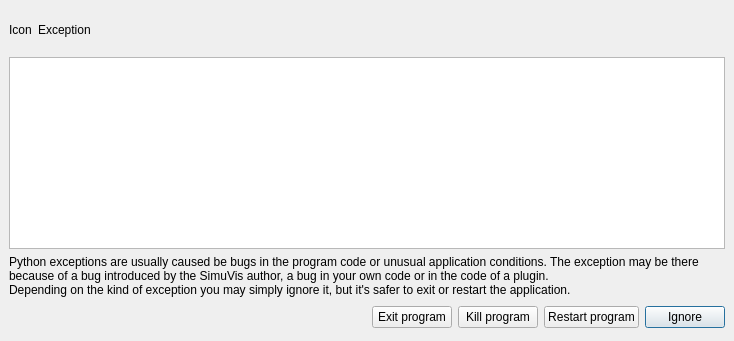
<ui version="4.0" >
 <author></author>
 <comment></comment>
 <exportmacro></exportmacro>
 <class>ExceptionDialog</class>
 <widget class="QDialog" name="ExceptionDialog" >
  <property name="geometry" >
   <rect>
    <x>0</x>
    <y>0</y>
    <width>734</width>
    <height>341</height>
   </rect>
  </property>
  <property name="windowTitle" >
   <string>Python Exception</string>
  </property>
  <property name="sizeGripEnabled" >
   <bool>false</bool>
  </property>
  <property name="modal" >
   <bool>true</bool>
  </property>
  <layout class="QVBoxLayout" >
   <property name="margin" >
    <number>9</number>
   </property>
   <property name="spacing" >
    <number>6</number>
   </property>
   <item>
    <layout class="QHBoxLayout" >
     <property name="margin" >
      <number>0</number>
     </property>
     <property name="spacing" >
      <number>6</number>
     </property>
     <item>
      <widget class="QLabel" name="IconLabel" >
       <property name="sizePolicy" >
        <sizepolicy>
         <hsizetype>1</hsizetype>
         <vsizetype>1</vsizetype>
         <horstretch>0</horstretch>
         <verstretch>0</verstretch>
        </sizepolicy>
       </property>
       <property name="text" >
        <string>Icon</string>
       </property>
      </widget>
     </item>
     <item>
      <widget class="QLabel" name="MainLabel" >
       <property name="sizePolicy" >
        <sizepolicy>
         <hsizetype>7</hsizetype>
         <vsizetype>7</vsizetype>
         <horstretch>0</horstretch>
         <verstretch>0</verstretch>
        </sizepolicy>
       </property>
       <property name="text" >
        <string>Exception</string>
       </property>
       <property name="wordWrap" >
        <bool>true</bool>
       </property>
      </widget>
     </item>
    </layout>
   </item>
   <item>
    <widget class="QTextBrowser" name="TracebackView" />
   </item>
   <item>
    <widget class="QLabel" name="Iconlabel" >
     <property name="text" >
      <string>Python exceptions are usually caused be bugs in the program code or unusual application conditions. The exception may be there because of a bug introduced by the SimuVis author, a bug in your own code or in the code of a plugin. 
Depending on the kind of exception you may simply ignore it, but it's safer to exit or restart the application.</string>
     </property>
     <property name="alignment" >
      <set>Qt::AlignVCenter</set>
     </property>
     <property name="wordWrap" >
      <bool>true</bool>
     </property>
    </widget>
   </item>
   <item>
    <layout class="QHBoxLayout" >
     <property name="margin" >
      <number>0</number>
     </property>
     <property name="spacing" >
      <number>6</number>
     </property>
     <item>
      <spacer>
       <property name="orientation" >
        <enum>Qt::Horizontal</enum>
       </property>
       <property name="sizeType" >
        <enum>QSizePolicy::Expanding</enum>
       </property>
       <property name="sizeHint" >
        <size>
         <width>101</width>
         <height>29</height>
        </size>
       </property>
      </spacer>
     </item>
     <item>
      <widget class="QPushButton" name="ExitButton" >
       <property name="text" >
        <string>Exit program</string>
       </property>
      </widget>
     </item>
     <item>
      <widget class="QPushButton" name="KillButton" >
       <property name="text" >
        <string>Kill program</string>
       </property>
      </widget>
     </item>
     <item>
      <widget class="QPushButton" name="RestartButton" >
       <property name="text" >
        <string>Restart program</string>
       </property>
      </widget>
     </item>
     <item>
      <widget class="QPushButton" name="IgnoreButton" >
       <property name="text" >
        <string>Ignore</string>
       </property>
       <property name="default" >
        <bool>true</bool>
       </property>
      </widget>
     </item>
    </layout>
   </item>
  </layout>
 </widget>
 <layoutdefault spacing="6" margin="6" />
 <pixmapfunction>qPixmapFromMimeSource</pixmapfunction>
 <tabstops>
  <tabstop>IgnoreButton</tabstop>
  <tabstop>ExitButton</tabstop>
  <tabstop>KillButton</tabstop>
  <tabstop>RestartButton</tabstop>
 </tabstops>
 <resources/>
 <connections>
  <connection>
   <sender>IgnoreButton</sender>
   <signal>pressed()</signal>
   <receiver>ExceptionDialog</receiver>
   <slot>close()</slot>
   <hints>
    <hint type="sourcelabel" >
     <x>657</x>
     <y>322</y>
    </hint>
    <hint type="destinationlabel" >
     <x>20</x>
     <y>20</y>
    </hint>
   </hints>
  </connection>
 </connections>
</ui>
